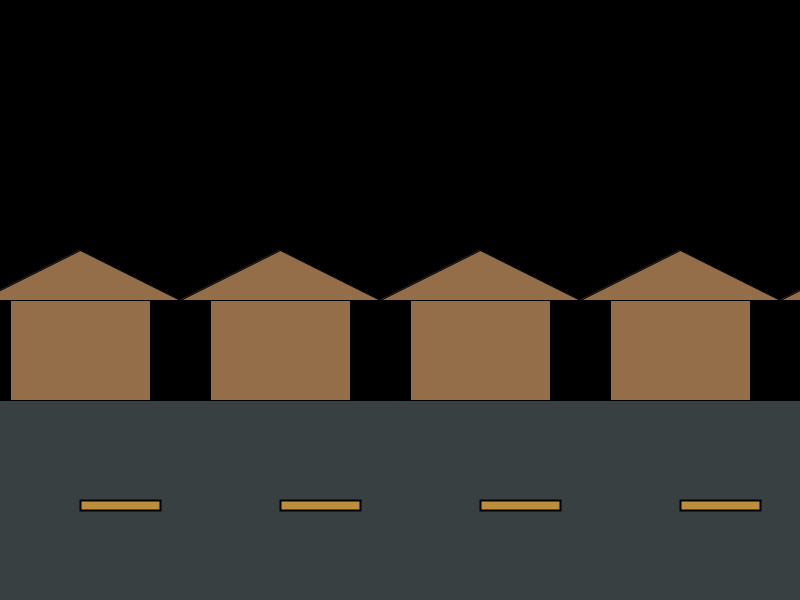
Frame 1 (no input)
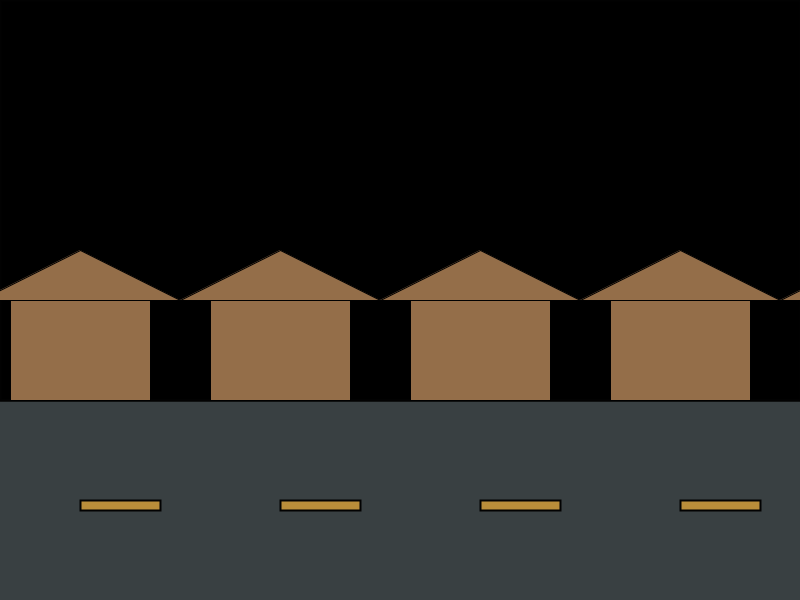
Frame 60 (the mouse pressed at the canvas centre just before this capture)
Frame 120 (the mouse held since frame 60 and released just before this capture): identical to frame 60, image omitted

The Processing sketch that drew these frames (run headless with seeded random() and noise(); from frame 60 on, the mouse is pressed at the canvas centre):

// Processing sketch: processing_91825
// ── processing_91825.pde

void setup () {
size (800,600);
smooth ();
float bullets = 16;
float guns = calculateGun(bullets);
println(guns);
}
float calculateGun(float w) {
float newNumber = w * 3;
return newNumber;
}


void draw () {
  background(57,64,66);
  fill(0);
  rect(0,0,800,400);
  line(0,400,800,400);
  for (int x=-120; x< width+100; x +=200){
  house(x,200);
  }
  
  for (int x=-120; x< width+100; x +=200){
    int gray = int(random(0));
  lines(x,200);
  }
  
}
void house(int x, int y){
  pushMatrix();
  translate (x,y);
  strokeWeight(1);
  smooth();
  stroke(1);
  fill(148,110,73);
  //roof1
  triangle(100,100,200,50,300,100);
  //house1
  rect(130,100,140,100);
popMatrix();

}
void lines (int a, int b){
  pushMatrix();
  translate(a,b);
  strokeWeight(2);
  stroke(2);
  fill(186,142,58);
  rect (0,300,80,10);
  popMatrix();
}
